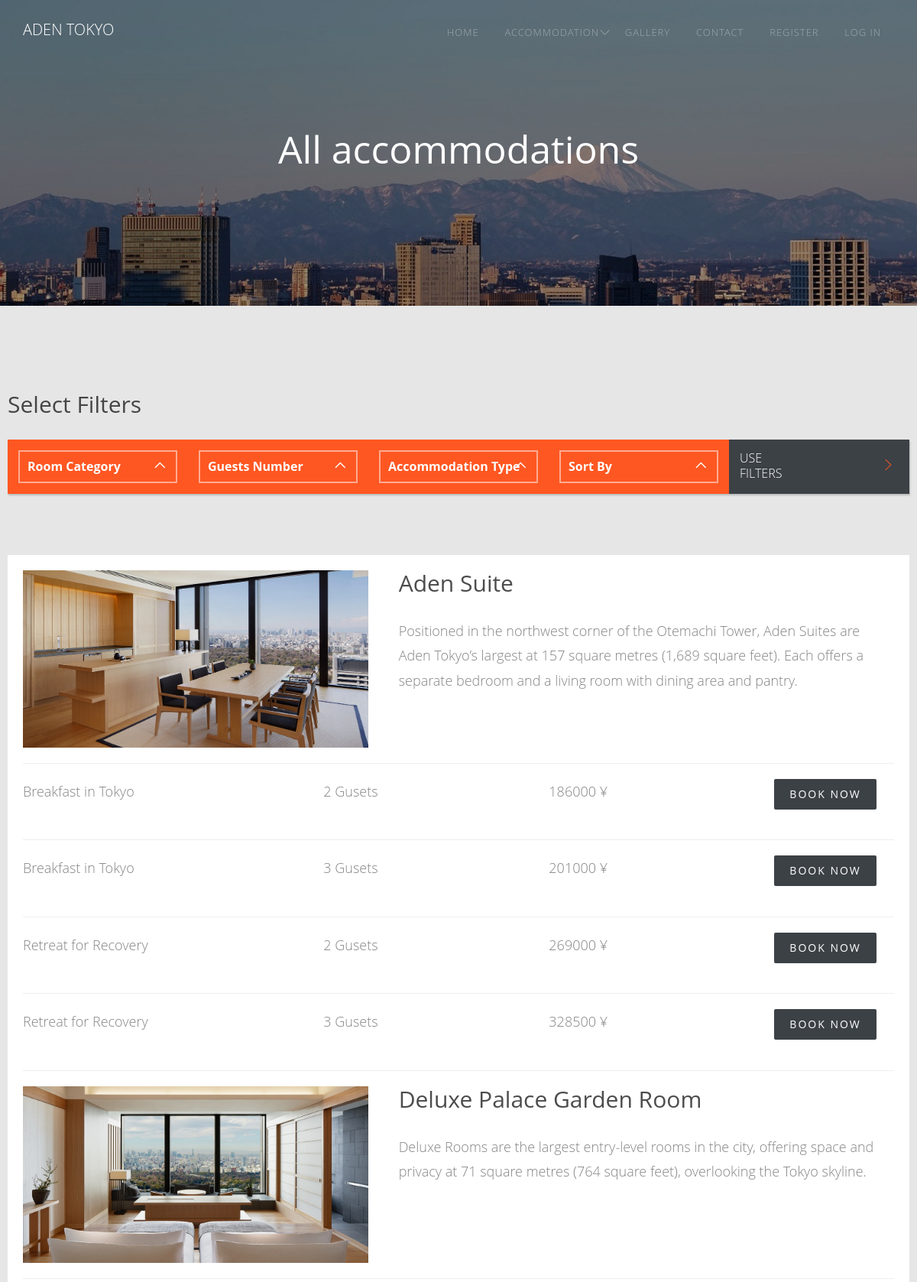
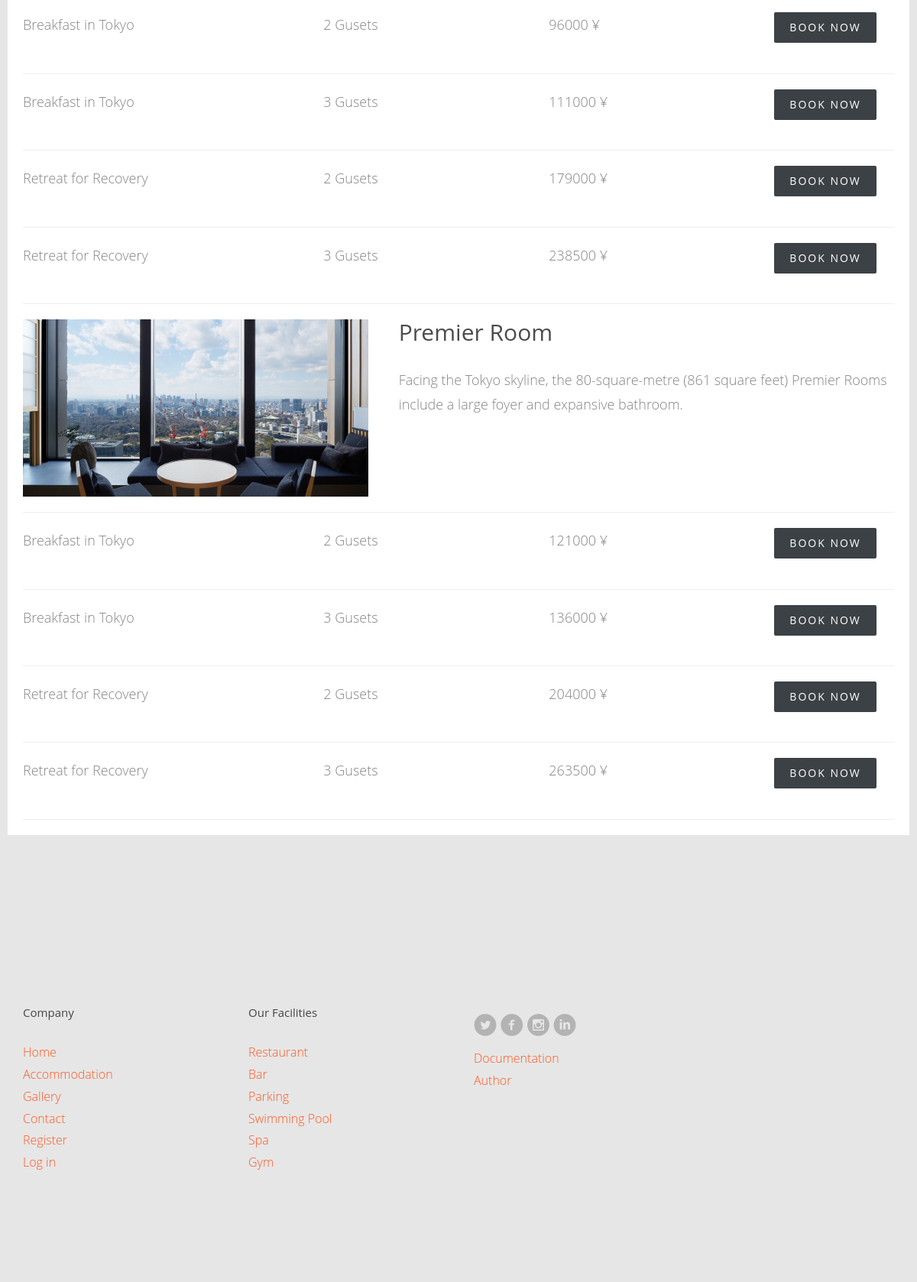
/index.php?page=accommodations, run on the app's committed database (2 pictures, top to bottom).
### tables this page shows
CREATE TABLE `menu` (
  `id_menu` int(50) NOT NULL,
  `href` varchar(50) NOT NULL,
  `text` varchar(50) NOT NULL
);

CREATE TABLE `rooms` (
  `id_room` int(50) NOT NULL,
  `room_name` varchar(50) NOT NULL,
  `description` text NOT NULL,
  `album` varchar(50) NOT NULL
);

CREATE TABLE `facilities` (
  `id_facility` int(20) NOT NULL,
  `pic_src` varchar(30) NOT NULL,
  `name` varchar(30) NOT NULL,
  `text` text NOT NULL,
  `icon` varchar(30) NOT NULL
);

### models/functions.php (called while the page is built, shortened)
<?php
function vratiSve($tabela){
    global $konekcija;
    $upit = "SELECT * FROM $tabela";
    $dobijeniPodaci = $konekcija->query($upit)->fetchAll();
    return $dobijeniPodaci;
}
function tipSlikaCenaZaSveSobe(){
    global $konekcija;
    $upit = "SELECT r.id_room, r.room_name, r.album, r.description, r.album, rp.src, rp.alt, acct.name_type, p.number_ppl, p.price
    FROM rooms r INNER JOIN room_pic rp ON r.id_room = rp.id_room
    INNER JOIN room_type rt ON r.id_room = rt.id_room
    INNER JOIN accommodation_type acct ON acct.id_acc_type=rt.id_acc_type
    INNER JOIN price p ON rt.id_room_type=p.id_room_type
    GROUP BY r.room_name, acct.name_type, p.number_ppl
    HAVING MIN(rp.id_room_pic)";
    $dobijeniPodaci = $konekcija->query($upit)->fetchAll();
    return $dobijeniPodaci;
}
?>

### views/pages/accommodations.php (the view, shortened to what this page needs)
<div id="featured-hotel" class="fh5co-bg-color">
		<div class="container">
			<div class="row">
				<h2>Select Filters</h2>
                <div id="availability">
				<form action="#">
					<div class="a-col">
							<section>
							</section>
						</div>
						<div class="a-col">
							<section>
							</section>
						</div>
                        <div class="a-col">
							<section>
							</section>
						</div>
						<div class="a-col">
							<section>
							</section>
						</div>
						<div class="a-col action">
							<a id="roomsFilters"  href="#">
								<span>Use</span>
								Filters
							</a>
						</div>
				</form>
                </div>
			</div>
			<div class="row">
				<div class="col-lg-12 accommodations">
				<?php
					$sobe = tipSlikaCenaZaSveSobe();
					$imenaSoba = [];
					foreach($sobe as $soba){
						if(!in_array($soba->room_name, $imenaSoba)){
							array_push($imenaSoba, $soba->room_name);
						}
					}
					foreach($imenaSoba as $imeSobe){
						foreach($sobe as $soba){
							if($soba->room_name == $imeSobe){
								echo "<div class='row'><div class='col-lg-5'>
								<img width='100%' src='assets/images/$soba->album/$soba->src' alt='$soba->alt'></div>
								<div class='col-lg-7'><h2>$imeSobe</h2>
								<p>$soba->description</p></div></div><hr>";
								break;
							}
						}
						foreach($sobe as $soba){
							if($soba->room_name == $imeSobe){
								echo "<div class='row'>
								<div class='col-lg-4'><p>$soba->name_type</p></div>
								<div class='col-lg-3'><p>$soba->number_ppl Gusets</p></div>
								<div class='col-lg-3'><p>$soba->price &yen;</p></div>
								<div class='col-lg-2'><a href='index.php?page=accommodation&idRoom=$soba->id_room' class='btn btn-primary btn-luxe-primary'>Book Now</a></div>
								</div>
								<hr>";
							}
						}
					}
				?>
				</div>
			</div>
		</div>
	</div>

### views/fixed/header.php (shortened to what this page needs)
<div id="fh5co-wrapper">
        <div id="fh5co-page">
            <div id="fh5co-header">
                <header id="fh5co-header-section">
                    <div class="container">
                        <div class="nav-header">
                            <h1 id="fh5co-logo">
                                <a href="index.php">
                                    <span>Aden Tokyo</span>
                                </a>
                            </h1>
                            <nav id="fh5co-menu-wrap" role="navigation">
                                <ul class="sf-menu" id="fh5co-primary-menu">
                                <?php
                                    $meni = vratiSve("menu");
                                    $sobe = vratiSve("rooms");
                                    if(isset($_GET["page"])){
                                        $page = $_GET["page"];
                                    }
                                    $ispis = "";
                                    foreach($meni as $m){
                                            if($m->href != "admin"){
                                                if($m->href == "accommodation"){
                                                    $ispis .= "<li><a href='index.php?page=accommodations' class='fh5co-sub-ddown'>$m->text</a>
                                                                <ul class='fh5co-sub-menu'>";
                                                    foreach($sobe as $s){
                                                        $ispis .= "<li><a href='index.php?page=$m->href&idRoom=$s->id_room'>$s->room_name</a></li>";
                                                    }
                                                    $ispis .= "<li><a href='index.php?page=accommodations'>All accommodations</a></li>";
                                                    $ispis .= "</ul></li>";
                                                }
                                                else if($m->href == "login" && isset($_SESSION["user"])){
                                                    $ispis .= "<li><a href='index.php?page=reservations'>My reservations</a></li>";
                                                    $ispis .= "<li><a href='models/users/logout.php' class='btn btn-primary'>{$_SESSION['user']->first_name} - Log out</a></li>";
                                                }
                                                else if(strpos($page, $m->href)){
                                                    $ispis .= "<li><a class='active' href='index.php?page=$m->href'>$m->text</a></li>";
                                                }
                                                else{
                                                    $ispis .= "<li><a href='index.php?page=$m->href'>$m->text</a></li>";
                                                }
                                            }
                                    }
                                    echo $ispis;
                                ?>
                                </ul>
                            </nav>
                        </div>
                    </div>
                </header>
            </div>

### views/fixed/background.php (shortened to what this page needs)
<div class="fh5co-parallax" data-stellar-background-ratio="0.5">
	<div class="overlay"></div>
	<div class="container">
		<div class="row">
			<div class="col-md-12 col-md-offset-0 col-sm-12 col-sm-offset-0 col-xs-12 col-xs-offset-0 text-center fh5co-table">
				<div class="fh5co-intro fh5co-table-cell">
					<h1 class="text-center">
                        <?php
							 if(isset($_GET["page"])){
								$page = $_GET["page"];
								foreach($meni as $m){
									if($page == "accommodations"){
										echo "All accommodations";
										break;
									}
								}
							}
                        ?>
                    </h1>
				</div>
			</div>
		</div>
	</div>
</div>

### views/fixed/footer.php (shortened to what this page needs)
            <footer id="footer" class="fh5co-bg-color">
                <div class="container">
                    <div class="row">
                        <div class="col-md-6">
                            <div class="row">
                                <div class="col-md-6">
                                    <h3>Company</h3>
                                    <ul class="link">
                                        <?php
                                            foreach($meni as $m){
                                                if($m->href != "admin"){
                                                    echo "<li><a href='index.php?page=$m->href'>$m->text</a></li>";
                                                }
                                            }
                                        ?>
                                    </ul>
                                </div>
                                <div class="col-md-6">
                                    <h3>Our Facilities</h3>
                                    <ul class="link">
                                        <?php
                                            $facilities = vratiSve("facilities");
                                            foreach($facilities as $fac){
                                                echo "<li><a href='#'>$fac->name</a></li>";
                                            }
                                        ?>
                                    </ul>
                                </div>
                            </div>
                        </div>
                        <div class="col-md-6">
                            <ul class="social-icons">
                                <li>
                                    <a href="https://twitter.com/"><i class="icon-twitter-with-circle"></i></a>
                                    <a href="https://www.facebook.com/"><i class="icon-facebook-with-circle"></i></a>
                                    <a href="https://www.instagram.com/"><i class="icon-instagram-with-circle"></i></a>
                                    <a href="https://www.linkedin.com/"><i class="icon-linkedin-with-circle"></i></a>
                                </li>
                            </ul>
                            <ul class="link">
                                <li><a href='data/documentation.pdf'>Documentation</a></li>
                                <li><a href='index.php?page=author'>Author</a></li>
                            </ul>
                        </div>
                    </div>
                </div>
	        </footer>
	    </div>
    </div>
    </body>
</html>

### assets/css/superfish.css (style rules this page uses)
.sf-menu, .sf-menu * { margin: 0; padding: 0; list-style: none; }
.sf-menu li { position: relative; }
.sf-menu > li { float: left; }
.sf-menu a { display: block; position: relative; }
.sf-menu { float: left; margin-bottom: 1em; }
.sf-menu a { border-left: 1px solid #fff; border-top: 1px solid #dFeEFF; border-top: 1px solid rgba(255,255,255,.5); padding: .75em 1em; text-decoration: none; zoom: 1; }
.sf-menu a { color: #13a; }
.sf-menu li { background: #BDD2FF; white-space: nowrap; *white-space: normal; -webkit-transition: background .2s; transition: background .2s; }
.sf-arrows .sf-with-ul { padding-right: 2.5em; *padding-right: 1em; }
.sf-arrows .sf-with-ul:after { content: ''; position: absolute; top: 50%; right: 1em; margin-top: -3px; height: 0; width: 0; border: 5px solid transparent; border-top-color: #dFeEFF; border-top-color: rgba(255,255,255,.5); }

### assets/css/icomoon.css (style rules this page uses)
[class^="icon-"], [class*=" icon-"] { font-family: 'icomoon'; speak: none; font-style: normal; font-weight: normal; font-variant: normal; text-transform: none; line-height: 1; -webkit-font-smoothing: antialiased; -moz-osx-font-smoothing: grayscale; }
.icon-facebook-with-circle:before { content: "\ea66"; }
.icon-instagram-with-circle:before { content: "\ea6e"; }
.icon-linkedin-with-circle:before { content: "\ea72"; }
.icon-twitter-with-circle:before { content: "\ea7b"; }

### assets/css/my-style.css (style rules this page uses)
img { vertical-align: middle; }
.accommodations { background-color: #fff; margin-top: 80px; padding-top: 20px; }

### data on the page
menu: text "HOME", text "Home"
menu: text "ACCOMMODATION", text "Accommodation"
menu: text "GALLERY", text "Gallery"
menu: text "CONTACT", text "Contact"
menu: text "REGISTER", text "Register"
menu: text "LOG IN", text "Log in"
rooms: album (picture), imeSobe "Aden Suite", description "Positioned in the northwest corner of the Otemachi Tower, Aden Suites are Aden Tokyo’s largest at 157 square metres (1,689 square feet). Each offers a separate bedroom and a living room with dining area and pantry.", name_type "Breakfast in Tokyo", number_ppl "2", price "186000", number_ppl "3", price "201000", name_type "Retreat for Recovery", price "269000", price "328500"
rooms: album (picture), imeSobe "Deluxe Palace Garden Room", description "Deluxe Rooms are the largest entry-level rooms in the city, offering space and privacy at 71 square metres (764 square feet), overlooking the Tokyo skyline.", name_type "Breakfast in Tokyo", number_ppl "2", price "96000", number_ppl "3", price "111000", name_type "Retreat for Recovery", price "179000", price "238500"
rooms: album (picture), imeSobe "Premier Room", description "Facing the Tokyo skyline, the 80-square-metre (861 square feet) Premier Rooms include a large foyer and expansive bathroom.", name_type "Breakfast in Tokyo", number_ppl "2", price "121000", number_ppl "3", price "136000", name_type "Retreat for Recovery", price "204000", price "263500"
facilities: name "Restaurant"
facilities: name "Bar"
facilities: name "Parking"
facilities: name "Swimming Pool"
facilities: name "Spa"
facilities: name "Gym"
